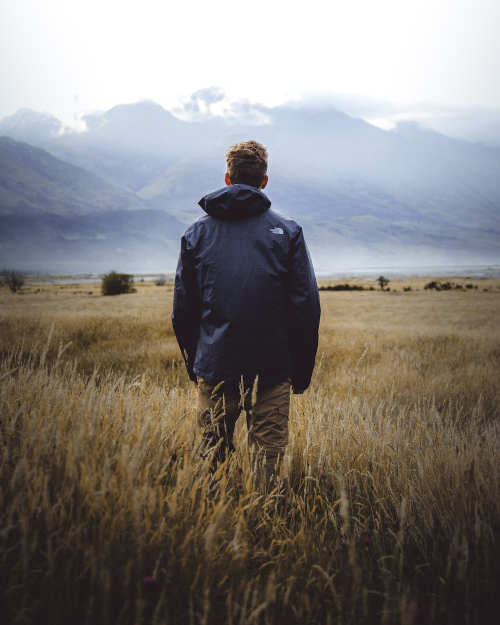
#> input picture MV/image.jpg, 1000 x 1250 px (shown at 1/2 size)
$ python MV_EXP_1.py
#> lines starting #> are read from the running program, lines starting #| are printed output that depends on the picture; after the words box and inside, x2 and y2 are one past the last pixel; in counts of white or black regions, pixels touching at a corner belong together
import cv2
import numpy as np
import matplotlib.pyplot as plt
# # Reading Image File
image = cv2.imread('image.jpg')
#> image is the input picture: shape (1250, 1000, 3); mean B, G, R 122.3, 126, 130.7
if image is not None:
    image = cv2.resize(image, (720-int(50/100*720), 1280-int(50/100*1280)))
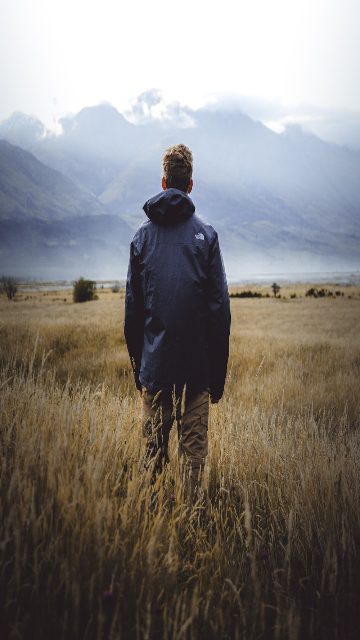
#> image: shape (640, 360, 3); mean B, G, R 122.2, 125.9, 130.6
    cv2.imshow("Image",image)
    cv2.waitKey(0)
    cv2.destroyAllWindows()
else:
    print('Cannot display image')

# # Writing Image File
output_image = cv2.cvtColor(image,cv2.COLOR_BGR2GRAY)
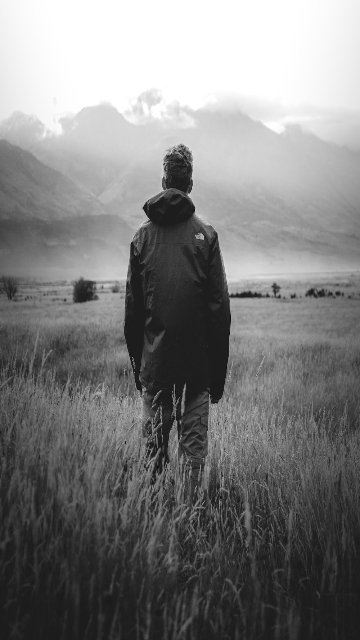
#> output_image: shape (640, 360); min 8, max 255, mean 126.9
cv2.imwrite('output.jpg',output_image)

# # Image to Raw_bytes
image_bytes = image.tobytes()
print(image_bytes)
#> (printed output is left out)

# # Subplot
og_image = cv2.cvtColor(image,cv2.COLOR_BGR2RGB)
gray_img = cv2.cvtColor(og_image,cv2.COLOR_BGR2GRAY)
plt.figure(figsize=(8,4))
plt.subplot(1,2,1)
plt.title("Image 1")
plt.imshow(og_image)
plt.axis('off')
plt.subplot(1,2,2)
plt.title("Image 2")
plt.imshow(gray_img,cmap='gray')
plt.axis('off')
plt.tight_layout()
plt.show()
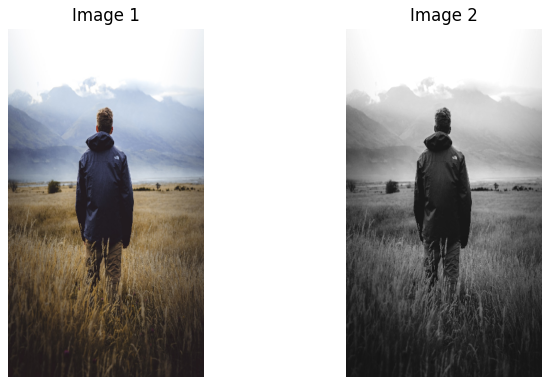
#> figure drawn by matplotlib, 2 panels

# # Accessing image data using numpy.array
image_array = np.array(image)
height,width,channel= image_array.shape
#> height = 640; width = 360; channel = 3
print(f"{image_array.shape}")
print(f"Height: {height}")
print(f"Width: {width}")
print(f"Channels: {channel}")

# # Reading Video file
cap = cv2.VideoCapture('video.webm')
if (cap.isOpened()== False):
	print("Error opening video file")
while(cap.isOpened()):
	ret, frame = cap.read()
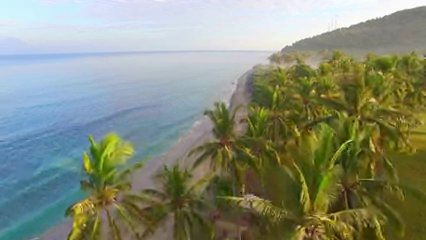
#> input picture frame 47 of MV/video.webm, 426 x 240 px
#> frame is the input picture: shape (240, 426, 3); mean B, G, R 121.5, 140.8, 133.5
	if ret == True:
		cv2.imshow('Reading Video', frame)
		if cv2.waitKey(25) & 0xFF == ord('q'):
#> (key q is pressed here)
			break
	else:
		break
cap.release()
cv2.destroyAllWindows()

# # #Writing Video file
def write_video():
    cap = cv2.VideoCapture("video.webm")
    frame_width = int(cap.get(cv2.CAP_PROP_FRAME_WIDTH))
    frame_height = int(cap.get(cv2.CAP_PROP_FRAME_HEIGHT))
    # for webm use XVID, for mp4 use MPEG
    output = cv2.VideoWriter("output.avi", cv2.VideoWriter_fourcc(*'XVID'), 30, (frame_width,frame_height))
    while True:
        ret,frame = cap.read()
        if not ret:
            break
        cv2.rectangle(frame,(50,50),(150,150),(0,0,255),3)
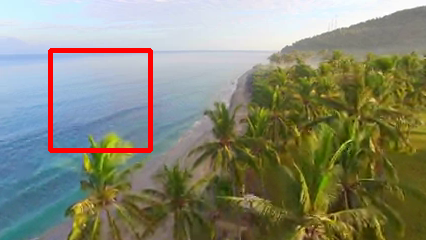
#> frame: shape (240, 426, 3); 1.94% of pixels changed, all inside (x1, y1, x2, y2) = (48, 48, 153, 153)
        output.write(frame)
    cv2.destroyAllWindows()
    output.release()
    cap.release()
if __name__ == "__main__":
	write_video()
